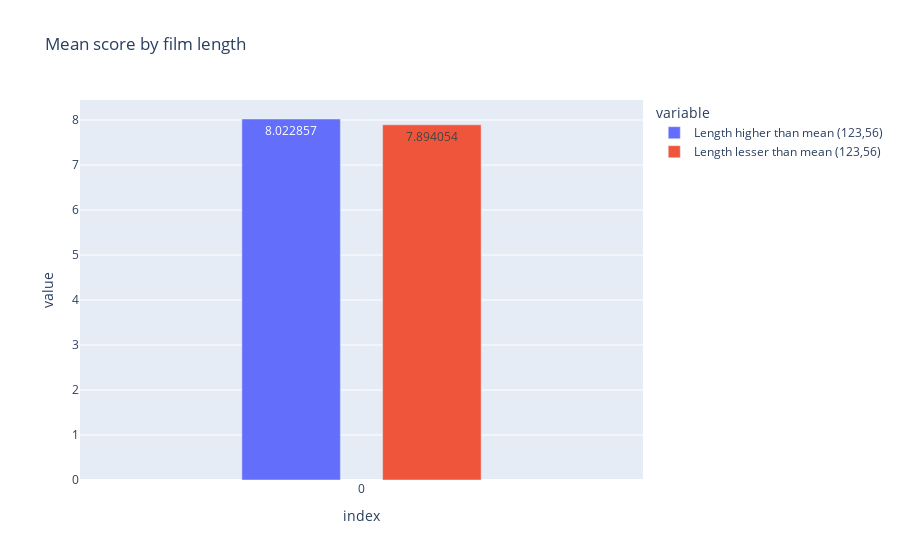

Notebook cell for this chart:
### Code cell
fig_imd_mean = px.bar(df_greater_than_mean , y=["Length higher than mean (123,56)","Length lesser than mean (123,56)"], title="Mean score by film length", barmode="group", text_auto=True)
fig_imd_mean.update_layout(barmode='group', bargap=0.5,bargroupgap=0.3)
fig_imd_mean

### Figure 1 — Plotly figure (JSON) as saved in the notebook; plotly's stock layout.template omitted (floating-point values rounded to 4 significant figures)
{"data": [{"alignmentgroup": "True", "hovertemplate": "variable=Length higher than mean (123,56)<br>index=%{x}<br>value=%{y}<extra></extra>", "legendgroup": "Length higher than mean (123,56)", "marker": {"color": "#636efa", "pattern": {"shape": ""}}, "name": "Length higher than mean (123,56)", "offsetgroup": "Length higher than mean (123,56)", "orientation": "v", "showlegend": true, "textposition": "auto", "texttemplate": "%{y}", "type": "bar", "x": [0], "xaxis": "x", "y": [8.023], "yaxis": "y"}, {"alignmentgroup": "True", "hovertemplate": "variable=Length lesser than mean (123,56)<br>index=%{x}<br>value=%{y}<extra></extra>", "legendgroup": "Length lesser than mean (123,56)", "marker": {"color": "#EF553B", "pattern": {"shape": ""}}, "name": "Length lesser than mean (123,56)", "offsetgroup": "Length lesser than mean (123,56)", "orientation": "v", "showlegend": true, "textposition": "auto", "texttemplate": "%{y}", "type": "bar", "x": [0], "xaxis": "x", "y": [7.894], "yaxis": "y"}], "layout": {"bargap": 0.5, "bargroupgap": 0.3, "barmode": "group", "legend": {"title": {"text": "variable"}, "tracegroupgap": 0}, "title": {"text": "Mean score by film length"}, "xaxis": {"anchor": "y", "domain": [0, 1], "title": {"text": "index"}}, "yaxis": {"anchor": "x", "domain": [0, 1], "title": {"text": "value"}}}}
